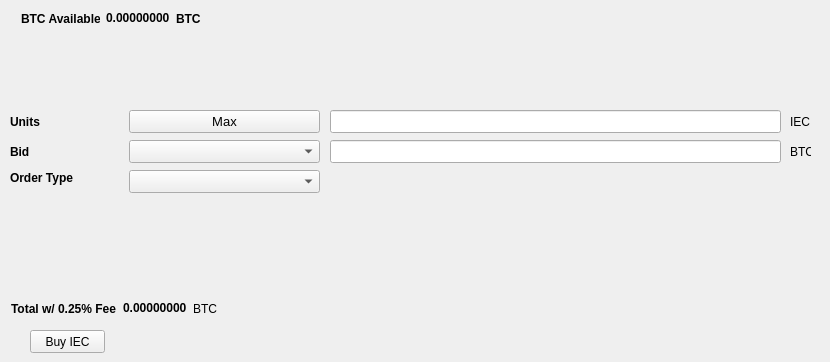
   <widget class="QWidget" name="BuyTab">
    <attribute name="title">
     <string>Buy</string>
    </attribute>
    <widget class="QPushButton" name="BuyIEC">
     <property name="geometry">
      <rect>
       <x>30</x>
       <y>330</y>
       <width>75</width>
       <height>23</height>
      </rect>
     </property>
     <property name="text">
      <string>Buy IEC</string>
     </property>
    </widget>
    <widget class="QLabel" name="label_3">
     <property name="geometry">
      <rect>
       <x>10</x>
       <y>110</y>
       <width>46</width>
       <height>23</height>
      </rect>
     </property>
     <property name="font">
      <font>
       <weight>75</weight>
       <bold>true</bold>
      </font>
     </property>
     <property name="text">
      <string>Units</string>
     </property>
    </widget>
    <widget class="QLineEdit" name="UnitsInput">
     <property name="geometry">
      <rect>
       <x>330</x>
       <y>110</y>
       <width>451</width>
       <height>23</height>
      </rect>
     </property>
     <property name="font">
      <font>
       <pointsize>9</pointsize>
       <weight>75</weight>
       <bold>true</bold>
      </font>
     </property>
    </widget>
    <widget class="QLineEdit" name="BuyBidPriceEdit">
     <property name="geometry">
      <rect>
       <x>330</x>
       <y>140</y>
       <width>451</width>
       <height>23</height>
      </rect>
     </property>
     <property name="font">
      <font>
       <pointsize>9</pointsize>
       <weight>75</weight>
       <bold>true</bold>
      </font>
     </property>
    </widget>
    <widget class="QLabel" name="label_4">
     <property name="geometry">
      <rect>
       <x>790</x>
       <y>110</y>
       <width>31</width>
       <height>23</height>
      </rect>
     </property>
     <property name="text">
      <string>IEC</string>
     </property>
    </widget>
    <widget class="QLabel" name="label_5">
     <property name="geometry">
      <rect>
       <x>790</x>
       <y>140</y>
       <width>21</width>
       <height>23</height>
      </rect>
     </property>
     <property name="text">
      <string>BTC</string>
     </property>
    </widget>
    <widget class="QLabel" name="label_6">
     <property name="geometry">
      <rect>
       <x>10</x>
       <y>140</y>
       <width>46</width>
       <height>23</height>
      </rect>
     </property>
     <property name="font">
      <font>
       <weight>75</weight>
       <bold>true</bold>
      </font>
     </property>
     <property name="text">
      <string>Bid</string>
     </property>
    </widget>
    <widget class="QLabel" name="label_7">
     <property name="geometry">
      <rect>
       <x>10</x>
       <y>170</y>
       <width>71</width>
       <height>16</height>
      </rect>
     </property>
     <property name="font">
      <font>
       <weight>75</weight>
       <bold>true</bold>
      </font>
     </property>
     <property name="text">
      <string>Order Type</string>
     </property>
    </widget>
    <widget class="QPushButton" name="Buy_Max_Amount">
     <property name="geometry">
      <rect>
       <x>129</x>
       <y>110</y>
       <width>191</width>
       <height>23</height>
      </rect>
     </property>
     <property name="font">
      <font>
       <pointsize>10</pointsize>
      </font>
     </property>
     <property name="text">
      <string>Max</string>
     </property>
    </widget>
    <widget class="QComboBox" name="BuyBidcomboBox">
     <property name="geometry">
      <rect>
       <x>129</x>
       <y>140</y>
       <width>191</width>
       <height>23</height>
      </rect>
     </property>
     <property name="font">
      <font>
       <pointsize>10</pointsize>
      </font>
     </property>
    </widget>
    <widget class="QComboBox" name="buyOrdertypeCombo">
     <property name="geometry">
      <rect>
       <x>129</x>
       <y>170</y>
       <width>191</width>
       <height>23</height>
      </rect>
     </property>
     <property name="font">
      <font>
       <pointsize>10</pointsize>
      </font>
     </property>
    </widget>
    <widget class="QWidget" name="layoutWidget">
     <property name="geometry">
      <rect>
       <x>21</x>
       <y>11</y>
       <width>180</width>
       <height>15</height>
      </rect>
     </property>
     <layout class="QHBoxLayout" name="horizontalLayout_3">
      <item>
       <widget class="QLabel" name="label232">
        <property name="font">
         <font>
          <weight>75</weight>
          <bold>true</bold>
         </font>
        </property>
        <property name="text">
         <string>BTC Available:</string>
        </property>
       </widget>
      </item>
      <item>
       <widget class="QLabel" name="BtcAvailableLbl">
        <property name="palette">
         <palette>
          <active>
           <colorrole role="WindowText">
            <brush brushstyle="SolidPattern">
             <color alpha="255">
              <red>0</red>
              <green>0</green>
              <blue>0</blue>
             </color>
            </brush>
           </colorrole>
           <colorrole role="Button">
            <brush brushstyle="SolidPattern">
             <color alpha="255">
              <red>0</red>
              <green>170</green>
              <blue>0</blue>
             </color>
            </brush>
           </colorrole>
           <colorrole role="Light">
            <brush brushstyle="SolidPattern">
             <color alpha="255">
              <red>0</red>
              <green>255</green>
              <blue>0</blue>
             </color>
            </brush>
           </colorrole>
           <colorrole role="Midlight">
            <brush brushstyle="SolidPattern">
             <color alpha="255">
              <red>0</red>
              <green>212</green>
              <blue>0</blue>
             </color>
            </brush>
           </colorrole>
           <colorrole role="Dark">
            <brush brushstyle="SolidPattern">
             <color alpha="255">
              <red>0</red>
              <green>85</green>
              <blue>0</blue>
             </color>
            </brush>
           </colorrole>
           <colorrole role="Mid">
            <brush brushstyle="SolidPattern">
             <color alpha="255">
              <red>0</red>
              <green>113</green>
              <blue>0</blue>
             </color>
            </brush>
           </colorrole>
           <colorrole role="Text">
            <brush brushstyle="SolidPattern">
             <color alpha="255">
              <red>0</red>
              <green>170</green>
              <blue>0</blue>
             </color>
            </brush>
           </colorrole>
           <colorrole role="BrightText">
            <brush brushstyle="SolidPattern">
             <color alpha="255">
              <red>255</red>
              <green>255</green>
              <blue>255</blue>
             </color>
            </brush>
           </colorrole>
           <colorrole role="ButtonText">
            <brush brushstyle="SolidPattern">
             <color alpha="255">
              <red>0</red>
              <green>0</green>
              <blue>0</blue>
             </color>
            </brush>
           </colorrole>
           <colorrole role="Base">
            <brush brushstyle="SolidPattern">
             <color alpha="255">
              <red>255</red>
              <green>255</green>
              <blue>255</blue>
             </color>
            </brush>
           </colorrole>
           <colorrole role="Window">
            <brush brushstyle="SolidPattern">
             <color alpha="255">
              <red>0</red>
              <green>170</green>
              <blue>0</blue>
             </color>
            </brush>
           </colorrole>
           <colorrole role="Shadow">
            <brush brushstyle="SolidPattern">
             <color alpha="255">
              <red>0</red>
              <green>0</green>
              <blue>0</blue>
             </color>
            </brush>
           </colorrole>
           <colorrole role="AlternateBase">
            <brush brushstyle="SolidPattern">
             <color alpha="255">
              <red>127</red>
              <green>212</green>
              <blue>127</blue>
             </color>
            </brush>
           </colorrole>
           <colorrole role="ToolTipBase">
            <brush brushstyle="SolidPattern">
             <color alpha="255">
              <red>255</red>
              <green>255</green>
              <blue>220</blue>
             </color>
            </brush>
           </colorrole>
           <colorrole role="ToolTipText">
            <brush brushstyle="SolidPattern">
             <color alpha="255">
              <red>0</red>
              <green>0</green>
              <blue>0</blue>
             </color>
            </brush>
           </colorrole>
          </active>
          <inactive>
           <colorrole role="WindowText">
            <brush brushstyle="SolidPattern">
             <color alpha="255">
              <red>0</red>
              <green>0</green>
              <blue>0</blue>
             </color>
            </brush>
           </colorrole>
           <colorrole role="Button">
            <brush brushstyle="SolidPattern">
             <color alpha="255">
              <red>0</red>
              <green>170</green>
              <blue>0</blue>
             </color>
            </brush>
           </colorrole>
           <colorrole role="Light">
            <brush brushstyle="SolidPattern">
             <color alpha="255">
              <red>0</red>
              <green>255</green>
              <blue>0</blue>
             </color>
            </brush>
           </colorrole>
           <colorrole role="Midlight">
            <brush brushstyle="SolidPattern">
             <color alpha="255">
              <red>0</red>
              <green>212</green>
              <blue>0</blue>
             </color>
            </brush>
           </colorrole>
           <colorrole role="Dark">
            <brush brushstyle="SolidPattern">
             <color alpha="255">
              <red>0</red>
              <green>85</green>
              <blue>0</blue>
             </color>
            </brush>
           </colorrole>
           <colorrole role="Mid">
            <brush brushstyle="SolidPattern">
             <color alpha="255">
              <red>0</red>
              <green>113</green>
              <blue>0</blue>
             </color>
            </brush>
           </colorrole>
           <colorrole role="Text">
            <brush brushstyle="SolidPattern">
             <color alpha="255">
              <red>0</red>
              <green>170</green>
              <blue>0</blue>
             </color>
            </brush>
           </colorrole>
           <colorrole role="BrightText">
            <brush brushstyle="SolidPattern">
             <color alpha="255">
              <red>255</red>
              <green>255</green>
              <blue>255</blue>
             </color>
            </brush>
           </colorrole>
           <colorrole role="ButtonText">
            <brush brushstyle="SolidPattern">
             <color alpha="255">
              <red>0</red>
              <green>0</green>
              <blue>0</blue>
             </color>
            </brush>
           </colorrole>
           <colorrole role="Base">
            <brush brushstyle="SolidPattern">
             <color alpha="255">
              <red>255</red>
              <green>255</green>
              <blue>255</blue>
             </color>
            </brush>
           </colorrole>
           <colorrole role="Window">
            <brush brushstyle="SolidPattern">
             <color alpha="255">
              <red>0</red>
              <green>170</green>
              <blue>0</blue>
             </color>
            </brush>
           </colorrole>
           <colorrole role="Shadow">
            <brush brushstyle="SolidPattern">
             <color alpha="255">
              <red>0</red>
              <green>0</green>
              <blue>0</blue>
             </color>
            </brush>
           </colorrole>
           <colorrole role="AlternateBase">
            <brush brushstyle="SolidPattern">
             <color alpha="255">
              <red>127</red>
              <green>212</green>
              <blue>127</blue>
             </color>
            </brush>
           </colorrole>
           <colorrole role="ToolTipBase">
            <brush brushstyle="SolidPattern">
             <color alpha="255">
              <red>255</red>
              <green>255</green>
              <blue>220</blue>
             </color>
            </brush>
           </colorrole>
           <colorrole role="ToolTipText">
            <brush brushstyle="SolidPattern">
             <color alpha="255">
              <red>0</red>
              <green>0</green>
              <blue>0</blue>
             </color>
            </brush>
           </colorrole>
          </inactive>
          <disabled>
           <colorrole role="WindowText">
            <brush brushstyle="SolidPattern">
             <color alpha="255">
              <red>0</red>
              <green>85</green>
              <blue>0</blue>
             </color>
            </brush>
           </colorrole>
           <colorrole role="Button">
            <brush brushstyle="SolidPattern">
             <color alpha="255">
              <red>0</red>
              <green>170</green>
              <blue>0</blue>
             </color>
            </brush>
           </colorrole>
           <colorrole role="Light">
            <brush brushstyle="SolidPattern">
             <color alpha="255">
              <red>0</red>
              <green>255</green>
              <blue>0</blue>
             </color>
            </brush>
           </colorrole>
           <colorrole role="Midlight">
            <brush brushstyle="SolidPattern">
             <color alpha="255">
              <red>0</red>
              <green>212</green>
              <blue>0</blue>
             </color>
            </brush>
           </colorrole>
           <colorrole role="Dark">
            <brush brushstyle="SolidPattern">
             <color alpha="255">
              <red>0</red>
              <green>85</green>
              <blue>0</blue>
             </color>
            </brush>
           </colorrole>
           <colorrole role="Mid">
            <brush brushstyle="SolidPattern">
             <color alpha="255">
              <red>0</red>
              <green>113</green>
              <blue>0</blue>
             </color>
            </brush>
           </colorrole>
           <colorrole role="Text">
            <brush brushstyle="SolidPattern">
             <color alpha="255">
              <red>0</red>
              <green>85</green>
              <blue>0</blue>
             </color>
            </brush>
           </colorrole>
           <colorrole role="BrightText">
            <brush brushstyle="SolidPattern">
             <color alpha="255">
              <red>255</red>
              <green>255</green>
              <blue>255</blue>
             </color>
            </brush>
           </colorrole>
           <colorrole role="ButtonText">
            <brush brushstyle="SolidPattern">
             <color alpha="255">
              <red>0</red>
              <green>85</green>
              <blue>0</blue>
             </color>
            </brush>
           </colorrole>
           <colorrole role="Base">
            <brush brushstyle="SolidPattern">
             <color alpha="255">
              <red>0</red>
              <green>170</green>
              <blue>0</blue>
             </color>
            </brush>
           </colorrole>
           <colorrole role="Window">
            <brush brushstyle="SolidPattern">
             <color alpha="255">
              <red>0</red>
              <green>170</green>
              <blue>0</blue>
             </color>
            </brush>
           </colorrole>
           <colorrole role="Shadow">
            <brush brushstyle="SolidPattern">
             <color alpha="255">
              <red>0</red>
              <green>0</green>
              <blue>0</blue>
             </color>
            </brush>
           </colorrole>
           <colorrole role="AlternateBase">
            <brush brushstyle="SolidPattern">
             <color alpha="255">
              <red>0</red>
              <green>170</green>
              <blue>0</blue>
             </color>
            </brush>
           </colorrole>
           <colorrole role="ToolTipBase">
            <brush brushstyle="SolidPattern">
             <color alpha="255">
              <red>255</red>
              <green>255</green>
              <blue>220</blue>
             </color>
            </brush>
           </colorrole>
           <colorrole role="ToolTipText">
            <brush brushstyle="SolidPattern">
             <color alpha="255">
              <red>0</red>
              <green>0</green>
              <blue>0</blue>
             </color>
            </brush>
           </colorrole>
          </disabled>
         </palette>
        </property>
        <property name="font">
         <font>
          <weight>75</weight>
          <bold>true</bold>
         </font>
        </property>
        <property name="text">
         <string>0.00000000</string>
        </property>
        <property name="textInteractionFlags">
         <set>Qt::LinksAccessibleByMouse|Qt::TextSelectableByKeyboard|Qt::TextSelectableByMouse</set>
        </property>
       </widget>
      </item>
      <item>
       <widget class="QLabel" name="BtcAvailableLbl_2">
        <property name="font">
         <font>
          <weight>75</weight>
          <bold>true</bold>
         </font>
        </property>
        <property name="text">
         <string>BTC</string>
        </property>
       </widget>
      </item>
     </layout>
    </widget>
    <widget class="QWidget" name="layoutWidget">
     <property name="geometry">
      <rect>
       <x>11</x>
       <y>301</y>
       <width>209</width>
       <height>15</height>
      </rect>
     </property>
     <layout class="QHBoxLayout" name="horizontalLayout_4">
      <item>
       <widget class="QLabel" name="label_9">
        <property name="font">
         <font>
          <weight>75</weight>
          <bold>true</bold>
         </font>
        </property>
        <property name="text">
         <string>Total w/ 0.25% Fee</string>
        </property>
       </widget>
      </item>
      <item>
       <widget class="QLabel" name="BuyCostLabel">
        <property name="palette">
         <palette>
          <active>
           <colorrole role="WindowText">
            <brush brushstyle="SolidPattern">
             <color alpha="255">
              <red>0</red>
              <green>0</green>
              <blue>0</blue>
             </color>
            </brush>
           </colorrole>
           <colorrole role="Button">
            <brush brushstyle="SolidPattern">
             <color alpha="255">
              <red>0</red>
              <green>170</green>
              <blue>0</blue>
             </color>
            </brush>
           </colorrole>
           <colorrole role="Light">
            <brush brushstyle="SolidPattern">
             <color alpha="255">
              <red>0</red>
              <green>255</green>
              <blue>0</blue>
             </color>
            </brush>
           </colorrole>
           <colorrole role="Midlight">
            <brush brushstyle="SolidPattern">
             <color alpha="255">
              <red>0</red>
              <green>212</green>
              <blue>0</blue>
             </color>
            </brush>
           </colorrole>
           <colorrole role="Dark">
            <brush brushstyle="SolidPattern">
             <color alpha="255">
              <red>0</red>
              <green>85</green>
              <blue>0</blue>
             </color>
            </brush>
           </colorrole>
           <colorrole role="Mid">
            <brush brushstyle="SolidPattern">
             <color alpha="255">
              <red>0</red>
              <green>113</green>
              <blue>0</blue>
             </color>
            </brush>
           </colorrole>
           <colorrole role="Text">
            <brush brushstyle="SolidPattern">
             <color alpha="255">
              <red>0</red>
              <green>170</green>
              <blue>0</blue>
             </color>
            </brush>
           </colorrole>
           <colorrole role="BrightText">
            <brush brushstyle="SolidPattern">
             <color alpha="255">
              <red>255</red>
              <green>255</green>
              <blue>255</blue>
             </color>
            </brush>
           </colorrole>
           <colorrole role="ButtonText">
            <brush brushstyle="SolidPattern">
             <color alpha="255">
              <red>0</red>
              <green>0</green>
              <blue>0</blue>
             </color>
            </brush>
           </colorrole>
           <colorrole role="Base">
            <brush brushstyle="SolidPattern">
             <color alpha="255">
              <red>255</red>
              <green>255</green>
              <blue>255</blue>
             </color>
            </brush>
           </colorrole>
           <colorrole role="Window">
            <brush brushstyle="SolidPattern">
             <color alpha="255">
              <red>0</red>
              <green>170</green>
              <blue>0</blue>
             </color>
            </brush>
           </colorrole>
           <colorrole role="Shadow">
            <brush brushstyle="SolidPattern">
             <color alpha="255">
              <red>0</red>
              <green>0</green>
              <blue>0</blue>
             </color>
            </brush>
           </colorrole>
           <colorrole role="AlternateBase">
            <brush brushstyle="SolidPattern">
             <color alpha="255">
              <red>127</red>
              <green>212</green>
              <blue>127</blue>
             </color>
            </brush>
           </colorrole>
           <colorrole role="ToolTipBase">
            <brush brushstyle="SolidPattern">
             <color alpha="255">
              <red>255</red>
              <green>255</green>
              <blue>220</blue>
             </color>
            </brush>
           </colorrole>
           <colorrole role="ToolTipText">
            <brush brushstyle="SolidPattern">
             <color alpha="255">
              <red>0</red>
              <green>0</green>
              <blue>0</blue>
             </color>
            </brush>
           </colorrole>
          </active>
          <inactive>
           <colorrole role="WindowText">
            <brush brushstyle="SolidPattern">
             <color alpha="255">
              <red>0</red>
              <green>0</green>
              <blue>0</blue>
             </color>
            </brush>
           </colorrole>
           <colorrole role="Button">
            <brush brushstyle="SolidPattern">
             <color alpha="255">
              <red>0</red>
              <green>170</green>
              <blue>0</blue>
             </color>
            </brush>
           </colorrole>
           <colorrole role="Light">
            <brush brushstyle="SolidPattern">
             <color alpha="255">
              <red>0</red>
              <green>255</green>
              <blue>0</blue>
             </color>
            </brush>
           </colorrole>
           <colorrole role="Midlight">
            <brush brushstyle="SolidPattern">
             <color alpha="255">
              <red>0</red>
              <green>212</green>
              <blue>0</blue>
             </color>
            </brush>
           </colorrole>
           <colorrole role="Dark">
            <brush brushstyle="SolidPattern">
             <color alpha="255">
              <red>0</red>
              <green>85</green>
              <blue>0</blue>
             </color>
            </brush>
           </colorrole>
           <colorrole role="Mid">
            <brush brushstyle="SolidPattern">
             <color alpha="255">
              <red>0</red>
              <green>113</green>
              <blue>0</blue>
             </color>
            </brush>
           </colorrole>
           <colorrole role="Text">
            <brush brushstyle="SolidPattern">
             <color alpha="255">
              <red>0</red>
              <green>170</green>
              <blue>0</blue>
             </color>
            </brush>
           </colorrole>
           <colorrole role="BrightText">
            <brush brushstyle="SolidPattern">
             <color alpha="255">
              <red>255</red>
              <green>255</green>
              <blue>255</blue>
             </color>
            </brush>
           </colorrole>
           <colorrole role="ButtonText">
            <brush brushstyle="SolidPattern">
             <color alpha="255">
              <red>0</red>
              <green>0</green>
              <blue>0</blue>
             </color>
            </brush>
           </colorrole>
           <colorrole role="Base">
            <brush brushstyle="SolidPattern">
             <color alpha="255">
              <red>255</red>
              <green>255</green>
              <blue>255</blue>
             </color>
            </brush>
           </colorrole>
           <colorrole role="Window">
            <brush brushstyle="SolidPattern">
             <color alpha="255">
              <red>0</red>
              <green>170</green>
              <blue>0</blue>
             </color>
            </brush>
           </colorrole>
           <colorrole role="Shadow">
            <brush brushstyle="SolidPattern">
             <color alpha="255">
              <red>0</red>
              <green>0</green>
              <blue>0</blue>
             </color>
            </brush>
           </colorrole>
           <colorrole role="AlternateBase">
            <brush brushstyle="SolidPattern">
             <color alpha="255">
              <red>127</red>
              <green>212</green>
              <blue>127</blue>
             </color>
            </brush>
           </colorrole>
           <colorrole role="ToolTipBase">
            <brush brushstyle="SolidPattern">
             <color alpha="255">
              <red>255</red>
              <green>255</green>
              <blue>220</blue>
             </color>
            </brush>
           </colorrole>
           <colorrole role="ToolTipText">
            <brush brushstyle="SolidPattern">
             <color alpha="255">
              <red>0</red>
              <green>0</green>
              <blue>0</blue>
             </color>
            </brush>
           </colorrole>
          </inactive>
          <disabled>
           <colorrole role="WindowText">
            <brush brushstyle="SolidPattern">
             <color alpha="255">
              <red>0</red>
              <green>85</green>
              <blue>0</blue>
             </color>
            </brush>
           </colorrole>
           <colorrole role="Button">
            <brush brushstyle="SolidPattern">
             <color alpha="255">
              <red>0</red>
              <green>170</green>
              <blue>0</blue>
             </color>
            </brush>
           </colorrole>
           <colorrole role="Light">
            <brush brushstyle="SolidPattern">
             <color alpha="255">
              <red>0</red>
              <green>255</green>
              <blue>0</blue>
             </color>
            </brush>
           </colorrole>
           <colorrole role="Midlight">
            <brush brushstyle="SolidPattern">
             <color alpha="255">
              <red>0</red>
              <green>212</green>
              <blue>0</blue>
             </color>
            </brush>
           </colorrole>
           <colorrole role="Dark">
            <brush brushstyle="SolidPattern">
             <color alpha="255">
              <red>0</red>
              <green>85</green>
              <blue>0</blue>
             </color>
            </brush>
           </colorrole>
           <colorrole role="Mid">
            <brush brushstyle="SolidPattern">
             <color alpha="255">
              <red>0</red>
              <green>113</green>
              <blue>0</blue>
             </color>
            </brush>
           </colorrole>
           <colorrole role="Text">
            <brush brushstyle="SolidPattern">
             <color alpha="255">
              <red>0</red>
              <green>85</green>
              <blue>0</blue>
             </color>
            </brush>
           </colorrole>
           <colorrole role="BrightText">
            <brush brushstyle="SolidPattern">
             <color alpha="255">
              <red>255</red>
              <green>255</green>
              <blue>255</blue>
             </color>
            </brush>
           </colorrole>
           <colorrole role="ButtonText">
            <brush brushstyle="SolidPattern">
             <color alpha="255">
              <red>0</red>
              <green>85</green>
              <blue>0</blue>
             </color>
            </brush>
           </colorrole>
           <colorrole role="Base">
            <brush brushstyle="SolidPattern">
             <color alpha="255">
              <red>0</red>
              <green>170</green>
              <blue>0</blue>
             </color>
            </brush>
           </colorrole>
           <colorrole role="Window">
            <brush brushstyle="SolidPattern">
             <color alpha="255">
              <red>0</red>
              <green>170</green>
              <blue>0</blue>
             </color>
            </brush>
           </colorrole>
           <colorrole role="Shadow">
            <brush brushstyle="SolidPattern">
             <color alpha="255">
              <red>0</red>
              <green>0</green>
              <blue>0</blue>
             </color>
            </brush>
           </colorrole>
           <colorrole role="AlternateBase">
            <brush brushstyle="SolidPattern">
             <color alpha="255">
              <red>0</red>
              <green>170</green>
              <blue>0</blue>
             </color>
            </brush>
           </colorrole>
           <colorrole role="ToolTipBase">
            <brush brushstyle="SolidPattern">
             <color alpha="255">
              <red>255</red>
              <green>255</green>
              <blue>220</blue>
             </color>
            </brush>
           </colorrole>
           <colorrole role="ToolTipText">
            <brush brushstyle="SolidPattern">
             <color alpha="255">
              <red>0</red>
              <green>0</green>
              <blue>0</blue>
             </color>
            </brush>
           </colorrole>
          </disabled>
         </palette>
        </property>
        <property name="font">
         <font>
          <weight>75</weight>
          <bold>true</bold>
         </font>
        </property>
        <property name="autoFillBackground">
         <bool>false</bool>
        </property>
        <property name="text">
         <string>0.00000000</string>
        </property>
        <property name="textInteractionFlags">
         <set>Qt::LinksAccessibleByMouse|Qt::TextSelectableByMouse</set>
        </property>
       </widget>
      </item>
      <item>
       <widget class="QLabel" name="label_10">
        <property name="font">
         <font>
          <weight>50</weight>
          <bold>false</bold>
         </font>
        </property>
        <property name="text">
         <string>BTC</string>
        </property>
       </widget>
      </item>
     </layout>
    </widget>
   </widget>
